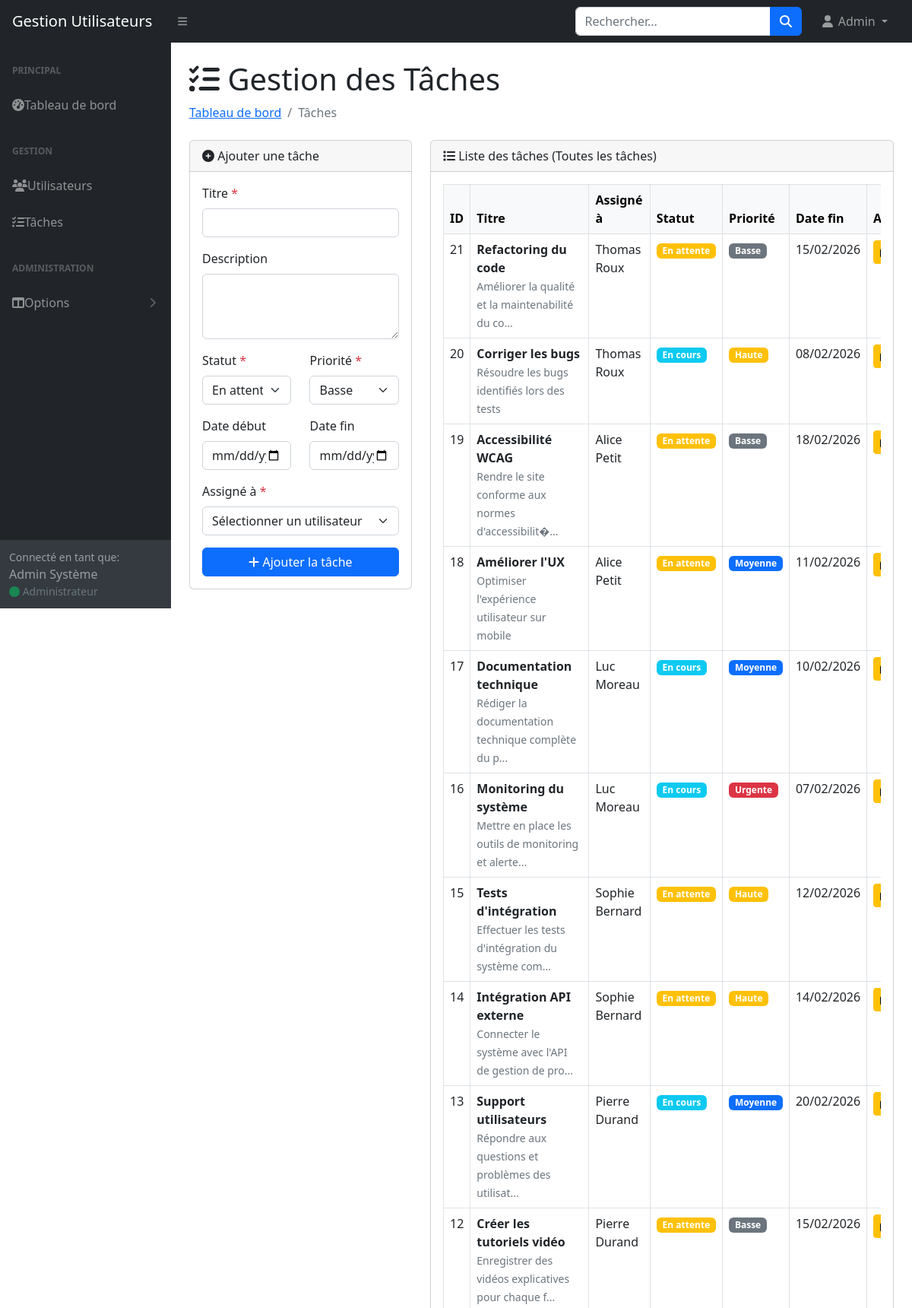
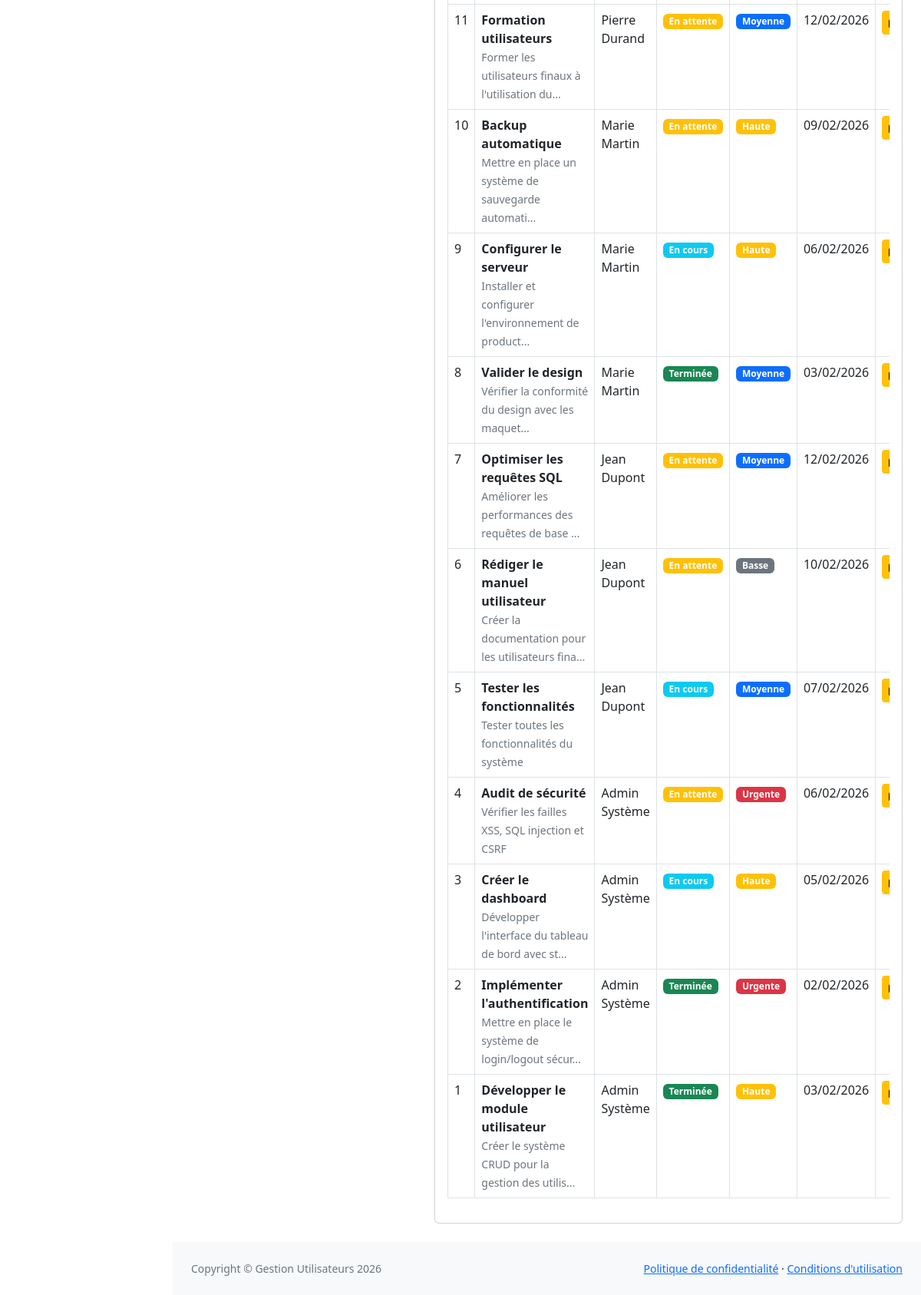
Page /indexTache.php (signed in) on the committed database (2 pictures, top to bottom).
### tables this page shows
CREATE TABLE IF NOT EXISTS taches (
    id INT AUTO_INCREMENT PRIMARY KEY,
    titre VARCHAR(200) NOT NULL,
    description TEXT,
    statut ENUM('en_attente', 'en_cours', 'terminee') NOT NULL DEFAULT 'en_attente',
    priorite ENUM('basse', 'moyenne', 'haute', 'urgente') NOT NULL DEFAULT 'moyenne',
    date_debut DATE,
    date_fin DATE,
    id_utilisateur INT NOT NULL,
    date_creation TIMESTAMP DEFAULT CURRENT_TIMESTAMP,
    date_modification TIMESTAMP DEFAULT CURRENT_TIMESTAMP ON UPDATE CURRENT_TIMESTAMP,
    FOREIGN KEY (id_utilisateur) REFERENCES utilisateurs(id) ON DELETE CASCADE
);

CREATE TABLE IF NOT EXISTS utilisateurs (
    id INT AUTO_INCREMENT PRIMARY KEY,
    prenom VARCHAR(100) NOT NULL,
    nom VARCHAR(100) NOT NULL,
    login VARCHAR(50) NOT NULL UNIQUE,
    password_hash VARCHAR(255) NOT NULL,
    role ENUM('admin', 'simple_user') NOT NULL DEFAULT 'simple_user',
    date_creation TIMESTAMP DEFAULT CURRENT_TIMESTAMP,
    date_modification TIMESTAMP DEFAULT CURRENT_TIMESTAMP ON UPDATE CURRENT_TIMESTAMP
);

### config/db.php (called while the page is built, shortened)
<?php
$options = [
    PDO::ATTR_ERRMODE            => PDO::ERRMODE_EXCEPTION,
    PDO::ATTR_DEFAULT_FETCH_MODE => PDO::FETCH_ASSOC,
    PDO::ATTR_EMULATE_PREPARES   => false,
];
try {
    $dsn = "mysql:host=" . DB_HOST . ";dbname=" . DB_NAME . ";charset=" . DB_CHARSET;
    $pdo = new PDO($dsn, DB_USER, DB_PASS, $options);
} catch (PDOException $e) {
    die("Erreur de connexion à la base de données. Veuillez contacter l'administrateur.");
}
function executeQuery($sql, $params = []) {
    global $pdo;
    try {
        $stmt = $pdo->prepare($sql);
        $stmt->execute($params);
        return $stmt;
    } catch (PDOException $e) {
        error_log("Erreur SQL: " . $e->getMessage());
        throw new Exception("Une erreur est survenue lors de l'exécution de la requête.");
    }
}
function isAdmin() {
    return isset($_SESSION['user_role']) && $_SESSION['user_role'] === 'admin';
}
?>

### indexTache.php (the view, shortened to what this page needs)
<?php
require_once 'config/db.php';
require_once 'includes/header.php';
try {
    if (isAdmin()) {
        $sql = "SELECT t.*, u.prenom, u.nom, u.login
                FROM taches t
                INNER JOIN utilisateurs u ON t.id_utilisateur = u.id
                ORDER BY t.id DESC";
        $stmt = executeQuery($sql);
    }
    $taches = $stmt->fetchAll();
} catch (Exception $e) {
    $taches = [];
    $error_message = "Erreur lors de la récupération des tâches.";
}
$editMode = false;
$tacheToEdit = null;
?>
<?php require_once 'includes/sidebar.php'; ?>
<div class="container-fluid px-4">
    <h1 class="mt-4"><i class="fas fa-tasks"></i> Gestion des Tâches</h1>
    <ol class="breadcrumb mb-4">
        <li class="breadcrumb-item"><a href="index.php">Tableau de bord</a></li>
        <li class="breadcrumb-item active">Tâches</li>
    </ol>
    <div class="row">
        <div class="col-xl-4">
            <div class="card mb-4">
                <div class="card-header">
                    <i class="fas fa-<?= $editMode ? 'edit' : 'plus-circle' ?>"></i>
                    <?= $editMode ? 'Modifier une tâche' : 'Ajouter une tâche' ?>
                </div>
                <div class="card-body">
                    <form method="POST" action="traitements/action.php">
                        <div class="mb-3">
                            <label for="titre" class="form-label">Titre <span class="text-danger">*</span></label>
                            <input type="text" class="form-control" id="titre" name="titre" required
                                   value="<?= $editMode ? htmlspecialchars($tacheToEdit['titre']) : '' ?>">
                        </div>
                        <div class="mb-3">
                            <label for="description" class="form-label">Description</label>
                            <textarea class="form-control" id="description" name="description" rows="3"><?= $editMode ? htmlspecialchars($tacheToEdit['description']) : '' ?></textarea>
                        </div>
                        <div class="row">
                            <div class="col-md-6 mb-3">
                                <label for="statut" class="form-label">Statut <span class="text-danger">*</span></label>
                                <select class="form-select" id="statut" name="statut" required>
                                    <option value="en_attente" <?= ($editMode && $tacheToEdit['statut'] === 'en_attente') ? 'selected' : '' ?>>En attente</option>
                                </select>
                            </div>
                            <div class="col-md-6 mb-3">
                                <label for="priorite" class="form-label">Priorité <span class="text-danger">*</span></label>
                                <select class="form-select" id="priorite" name="priorite" required>
                                    <option value="basse" <?= ($editMode && $tacheToEdit['priorite'] === 'basse') ? 'selected' : '' ?>>Basse</option>
                                </select>
                            </div>
                        </div>
                        <div class="row">
                            <div class="col-md-6 mb-3">
                                <label for="date_debut" class="form-label">Date début</label>
                                <input type="date" class="form-control" id="date_debut" name="date_debut"
                                       value="<?= $editMode ? htmlspecialchars($tacheToEdit['date_debut']) : '' ?>">
                            </div>
                            <div class="col-md-6 mb-3">
                                <label for="date_fin" class="form-label">Date fin</label>
                                <input type="date" class="form-control" id="date_fin" name="date_fin"
                                       value="<?= $editMode ? htmlspecialchars($tacheToEdit['date_fin']) : '' ?>">
                            </div>
                        </div>
                        <?php if (isAdmin()): ?>
                            <div class="mb-3">
                                <label for="id_utilisateur" class="form-label">Assigné à <span class="text-danger">*</span></label>
                                <select class="form-select" id="id_utilisateur" name="id_utilisateur" required>
                                    <option value="">Sélectionner un utilisateur</option>
                                </select>
                            </div>
                        <?php else: ?>
                            <input type="hidden" name="id_utilisateur" value="<?= $_SESSION['user_id'] ?>">
                        <?php endif; ?>
                        <div class="d-grid gap-2">
                            <button type="submit" class="btn btn-primary">
                                <i class="fas fa-<?= $editMode ? 'save' : 'plus' ?>"></i>
                                <?= $editMode ? 'Enregistrer les modifications' : 'Ajouter la tâche' ?>
                            </button>
                        </div>
                    </form>
                </div>
            </div>
        </div>
        <div class="col-xl-8">
            <div class="card mb-4">
                <div class="card-header">
                    <i class="fas fa-list"></i>
                    Liste des tâches <?= !isAdmin() ? '(Mes tâches)' : '(Toutes les tâches)' ?>
                </div>
                <div class="card-body">
                    <?php if (empty($taches)): ?>
                        <div class="alert alert-info">
                            <i class="fas fa-info-circle"></i> Aucune tâche trouvée.
                        </div>
                    <?php else: ?>
                        <div class="table-responsive">
                            <table class="table table-bordered table-hover" id="datatablesSimple">
                                <thead class="table-light">
                                    <tr>
                                        <th>ID</th>
                                        <th>Titre</th>
                                        <?php if (isAdmin()): ?>
                                            <th>Assigné à</th>
                                        <?php endif; ?>
                                        <th>Statut</th>
                                        <th>Priorité</th>
                                        <th>Date fin</th>
                                        <th>Actions</th>
                                    </tr>
                                </thead>
                                <tbody>
                                    <?php foreach ($taches as $tache): ?>
                                        <tr>
                                            <td><?= $tache['id'] ?></td>
                                            <td>
                                                <strong><?= htmlspecialchars($tache['titre']) ?></strong>
                                                <?php if (!empty($tache['description'])): ?>
                                                    <br><small class="text-muted"><?= htmlspecialchars(substr($tache['description'], 0, 50)) ?><?= strlen($tache['description']) > 50 ? '...' : '' ?></small>
                                                <?php endif; ?>
                                            </td>
                                            <?php if (isAdmin()): ?>
                                                <td><?= htmlspecialchars($tache['prenom'] . ' ' . $tache['nom']) ?></td>
                                            <?php endif; ?>
                                            <td>
                                                <?php
                                                $statutClass = [
                                                    'en_attente' => 'warning',
                                                    'en_cours' => 'info',
                                                    'terminee' => 'success'
                                                ];
                                                $statutLabel = [
                                                    'en_attente' => 'En attente',
                                                    'en_cours' => 'En cours',
                                                    'terminee' => 'Terminée'
                                                ];
                                                ?>
                                                <span class="badge bg-<?= $statutClass[$tache['statut']] ?>">
                                                    <?= $statutLabel[$tache['statut']] ?>
                                                </span>
                                            </td>
                                            <td>
                                                <?php
                                                $prioriteClass = [
                                                    'basse' => 'secondary',
                                                    'moyenne' => 'primary',
                                                    'haute' => 'warning',
                                                    'urgente' => 'danger'
                                                ];
                                                $prioriteLabel = [
                                                    'basse' => 'Basse',
                                                    'moyenne' => 'Moyenne',
                                                    'haute' => 'Haute',
                                                    'urgente' => 'Urgente'
                                                ];
                                                ?>
                                                <span class="badge bg-<?= $prioriteClass[$tache['priorite']] ?>">
                                                    <?= $prioriteLabel[$tache['priorite']] ?>
                                                </span>
                                            </td>
                                            <td>
                                                <?php if ($tache['date_fin']): ?>
                                                    <?= date('d/m/Y', strtotime($tache['date_fin'])) ?>
                                                <?php else: ?>
                                                    <span class="text-muted">Non définie</span>
                                                <?php endif; ?>
                                            </td>
                                            <td>
                                                <div class="btn-group" role="group">
                                                    <a href="indexTache.php?action=modifier&id=<?= $tache['id'] ?>"
                                                       class="btn btn-sm btn-warning"
                                                       title="Modifier">
                                                    </a>
                                                </div>
                                            </td>
                                        </tr>
                                    <?php endforeach; ?>
                                </tbody>
                            </table>
                        </div>
                    <?php endif; ?>
                </div>
            </div>
        </div>
    </div>
</div>
<?php require_once 'includes/footer.php'; ?>

### rows in the picture
taches: id "21", titre "Refactoring du code", description "Améliorer la qualité et la maintenabilité du co", id_utilisateur.nom "Thomas Roux", statut "En attente", priorite "Basse", date_fin "15/02/2026"
taches: id "20", titre "Corriger les bugs", description "Résoudre les bugs identifiés lors des tests", id_utilisateur.nom "Thomas Roux", statut "En cours", priorite "Haute", date_fin "08/02/2026"
taches: id "19", titre "Accessibilité WCAG", description "Rendre le site conforme aux normes d'accessibilit�", id_utilisateur.nom "Alice Petit", statut "En attente", priorite "Basse", date_fin "18/02/2026"
taches: id "18", titre "Améliorer l'UX", description "Optimiser l'expérience utilisateur sur mobile", id_utilisateur.nom "Alice Petit", statut "En attente", priorite "Moyenne", date_fin "11/02/2026"
taches: id "17", titre "Documentation technique", description "Rédiger la documentation technique complète du p", id_utilisateur.nom "Luc Moreau", statut "En cours", priorite "Moyenne", date_fin "10/02/2026"
taches: id "16", titre "Monitoring du système", description "Mettre en place les outils de monitoring et alerte", id_utilisateur.nom "Luc Moreau", statut "En cours", priorite "Urgente", date_fin "07/02/2026"
taches: id "15", titre "Tests d'intégration", description "Effectuer les tests d'intégration du système com", id_utilisateur.nom "Sophie Bernard", statut "En attente", priorite "Haute", date_fin "12/02/2026"
taches: id "14", titre "Intégration API externe", description "Connecter le système avec l'API de gestion de pro", id_utilisateur.nom "Sophie Bernard", statut "En attente", priorite "Haute", date_fin "14/02/2026"
taches: id "13", titre "Support utilisateurs", description "Répondre aux questions et problèmes des utilisat", id_utilisateur.nom "Pierre Durand", statut "En cours", priorite "Moyenne", date_fin "20/02/2026"
taches: id "12", titre "Créer les tutoriels vidéo", description "Enregistrer des vidéos explicatives pour chaque f", id_utilisateur.nom "Pierre Durand", statut "En attente", priorite "Basse", date_fin "15/02/2026"
taches: id "11", titre "Formation utilisateurs", description "Former les utilisateurs finaux à l'utilisation du", id_utilisateur.nom "Pierre Durand", statut "En attente", priorite "Moyenne", date_fin "12/02/2026"
taches: id "10", titre "Backup automatique", description "Mettre en place un système de sauvegarde automati", id_utilisateur.nom "Marie Martin", statut "En attente", priorite "Haute", date_fin "09/02/2026"
taches: id "9", titre "Configurer le serveur", description "Installer et configurer l'environnement de product", id_utilisateur.nom "Marie Martin", statut "En cours", priorite "Haute", date_fin "06/02/2026"
taches: id "8", titre "Valider le design", description "Vérifier la conformité du design avec les maquet", id_utilisateur.nom "Marie Martin", statut "Terminée", priorite "Moyenne", date_fin "03/02/2026"
taches: id "7", titre "Optimiser les requêtes SQL", description "Améliorer les performances des requêtes de base", id_utilisateur.nom "Jean Dupont", statut "En attente", priorite "Moyenne", date_fin "12/02/2026"
taches: id "6", titre "Rédiger le manuel utilisateur", description "Créer la documentation pour les utilisateurs fina", id_utilisateur.nom "Jean Dupont", statut "En attente", priorite "Basse", date_fin "10/02/2026"
taches: id "5", titre "Tester les fonctionnalités", description "Tester toutes les fonctionnalités du système", id_utilisateur.nom "Jean Dupont", statut "En cours", priorite "Moyenne", date_fin "07/02/2026"
taches: id "4", titre "Audit de sécurité", description "Vérifier les failles XSS, SQL injection et CSRF", id_utilisateur.nom "Admin Système", statut "En attente", priorite "Urgente", date_fin "06/02/2026"
taches: id "3", titre "Créer le dashboard", description "Développer l'interface du tableau de bord avec st", id_utilisateur.nom "Admin Système", statut "En cours", priorite "Haute", date_fin "05/02/2026"
taches: id "2", titre "Implémenter l'authentification", description "Mettre en place le système de login/logout sécur", id_utilisateur.nom "Admin Système", statut "Terminée", priorite "Urgente", date_fin "02/02/2026"
taches: id "1", titre "Développer le module utilisateur", description "Créer le système CRUD pour la gestion des utilis", id_utilisateur.nom "Admin Système", statut "Terminée", priorite "Haute", date_fin "03/02/2026"

### other values in the picture
$_SESSION['user_prenom'] "Admin"
$_SESSION['user_nom'] "Système"
